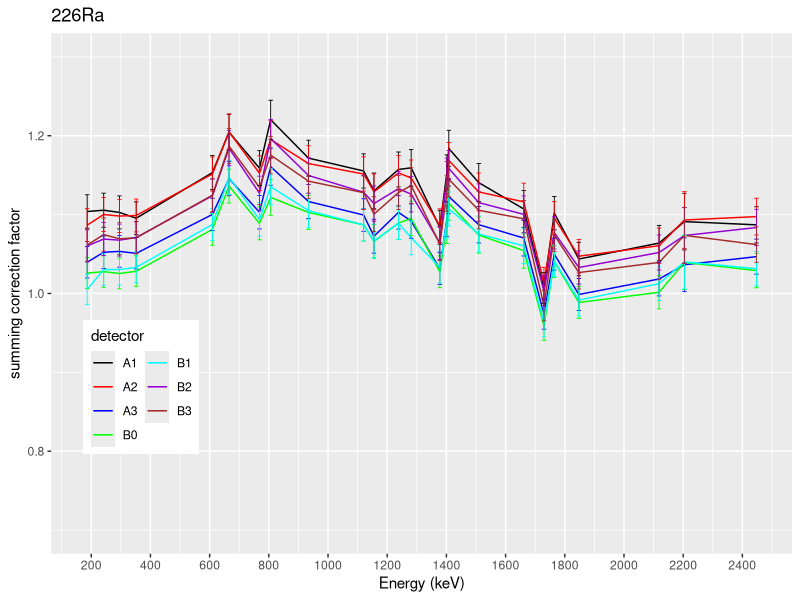

This figure's R source:
error_ppg = function(.x, .y, .dx, .dy, f){
  vars=c("x", "y", "dx", "dy")
  exprs = list(
    # expression to compute new variable values
    deparse(f[[2]]),
    
    # expression to compute new variable errors
    sapply(vars[c(1,2)], function(v) {
      dfdp = deparse(D(f[[2]], v))
      sprintf('(d%s*(%s))^2', v, dfdp)
    }) %>%
      paste(collapse='+') %>%
      sprintf('sqrt(%s)', .)
  )
  body1<-exprs[[1]]
  body2<-exprs[[2]]
  eval(parse(text = paste('fun <- function(x,y) { return(' , body1 , ')}', sep='')))
  eval(parse(text = paste('dfun <- function(x,y,dx,dy) { return(' , body2 , ')}', sep='')))
  ans<- matrix(c(fun(.x, .y), dfun(.x, .y, .dx, .dy)), ncol=2, dimnames=list(NULL,c("z","dz")))
  return(ans)
}

suppressMessages(library(ggplot2))
suppressMessages(library(plyr))
suppressMessages(library(dplyr))
suppressMessages(library(tidyr))
suppressMessages(library(magrittr))
suppressMessages(library(data.table))
data<-read.csv("efficiencies.csv",na.strings = "NA")
det <- c("A0","A1","A2","A3","B0","B1","B2","B3")
data_cs<-filter(data, Nuclide == "137Cs") %>% select(x100mm,dx100mm,x13mm,dx13mm)
geo_cor<-error_ppg(data_cs$x100mm, data_cs$x13mm, data_cs$dx100mm, data_cs$dx13mm, ~y/x)
rownames(geo_cor)=det
data_cas<-filter(data, Nuclide == "152Eu" | Nuclide == "226Ra")
require(data.table)
setDT(data_cas)
setkey(data_cas,Energy,Detector)
dataName = names(data_cas)

for(de in det){
  fDet<-filter(data_cas, Detector==de)
  fData<-error_ppg(fDet$x100mm, geo_cor[de, "z"], fDet$dx100mm,geo_cor[de, "dz"], ~x*y)
  fData<-error_ppg(fData[,"z"], fDet$x13mm, fData[,"dz"],fDet$dx13mm, ~x/y)
  data_cas[J(fDet$Energy,de),':='(z=fData[,1],dz=fData[,2])]
}
data_cas<-arrange(data_cas, Energy)
write.csv(x=data_cas, file ="SummingCorrectionFactor.csv", quote=FALSE, na="NA", row.names=FALSE)

nuclide="226Ra"
colorE<-c("black","red","blue","green","cyan","darkviolet","brown")
gplot<-data_cas%>%drop_na()%>%filter(Nuclide==nuclide)%>%
  ggplot(aes(x=Energy, y=z, group=Detector,color=Detector))+
  geom_line()+
  geom_errorbar(mapping=aes(ymin=z-dz, ymax=z+dz), width=15, size=0.3)+
  scale_color_manual(name="detector",values = colorE)+
  labs(title=nuclide, x="Energy (keV)", y="summing correction factor")+
  ylim(0.7,1.3)+
  scale_x_continuous(breaks = scales::pretty_breaks(n = 15))+
  theme(legend.justification = c(1, 1), 
        legend.position = c(0.2, 0.45))+
  guides(fill=guide_legend(ncol=2))+
  guides(col=guide_legend(ncol=2))

ggsave(filename=paste0("SummingCorrectionFactor_",nuclide,".png",seq=''),plot=gplot,device =
         "png", path="./", height =4, width=8, units="in",dpi=500)

cat("analysis.R has run successfully\n")

# energies<-levels(data_cas$Energy)
# sum_cor<-data.frame(matrix(NA, nrow=length(energies), ncol = length(det), dimnames = list(energies, det)))
# sum_cor_error<-data.frame(matrix(NA, nrow=length(energies), ncol = length(det), dimnames = list(energies, paste0(det,"_err",seq=''))))
# for(e in energies){
#   lev<-filter(data_cas, Energy==e)
#   true_eff<-error_ppg(lev$x100mm, geo_cor[, "z"], lev$dx100mm,geo_cor[, "dz"], ~x*y)
#   sum_cor[e, ]<-error_ppg(true_eff[,"z"], lev$x13mm, true_eff[,"dz"],lev$dx13mm, ~x/y)[,1]
#   sum_cor_error[e, ]<-error_ppg(true_eff[,"z"], lev$x13mm, true_eff[,"dz"],lev$dx13mm, ~x/y)[,2]
# }
# sum_cor_fac<-data.frame(matrix(NA, nrow=length(energies), ncol = 2*length(det), dimnames = list(energies, rep(0, 2*length(det)))))
# for(i in 1:length(det)){
#   sum_cor_fac[,2*i-1] = sum_cor[,i]
#   colnames(sum_cor_fac)[2*i-1]= colnames(sum_cor)[i]
#   sum_cor_fac[,2*i] = sum_cor_error[,i]
#   colnames(sum_cor_fac)[2*i]= colnames(sum_cor_error)[i]
# }
# sum_cor_fac <- tibble::rownames_to_column(sum_cor_fac, "Energy")
# 
# write.csv(x=sum_cor_fac, file = "SummingCorrectionFactor.csv", quote=FALSE, na="NA")
# sum_cor_fac$Energy<-as.numeric(sum_cor_fac$Energy)
# colorE<-c("black","red","blue","green","cyan","darkviolet","brown")
# plot<-ggplot(data=sum_cor_fac, aes(x=Energy))+
#   labs(x="Energy (keV)", y="summing correction factor")+
#   scale_x_continuous(breaks = scales::pretty_breaks(n = 15))
# 
# for(i in 2:length(det)){
#   plot<-plot+geom_line(aes_string(y=det[i],color=shQuote(det[i])))+
#     geom_errorbar(mapping=aes_string(ymin=paste0( det[i],'-',det[i],"_err",seq=''),
#                       ymax=paste0( det[i],'+',det[i],"_err",seq='')),color=colorE[i-1])
# }
# 
# plot<-plot+
#   theme(legend.justification = c(1, 1), 
#         legend.position = c(0.2, 0.45))+
#   guides(fill=guide_legend(ncol=2))+
#   scale_color_manual(name="detector",values = colorE[1:7],labels=det[2:8])+
#   guides(col=guide_legend(ncol=2))
# plot
# ggsave(filename="summing_factor.png",plot=plot,device = "png", path="./", height =4, width=8, units="in",dpi=500)
